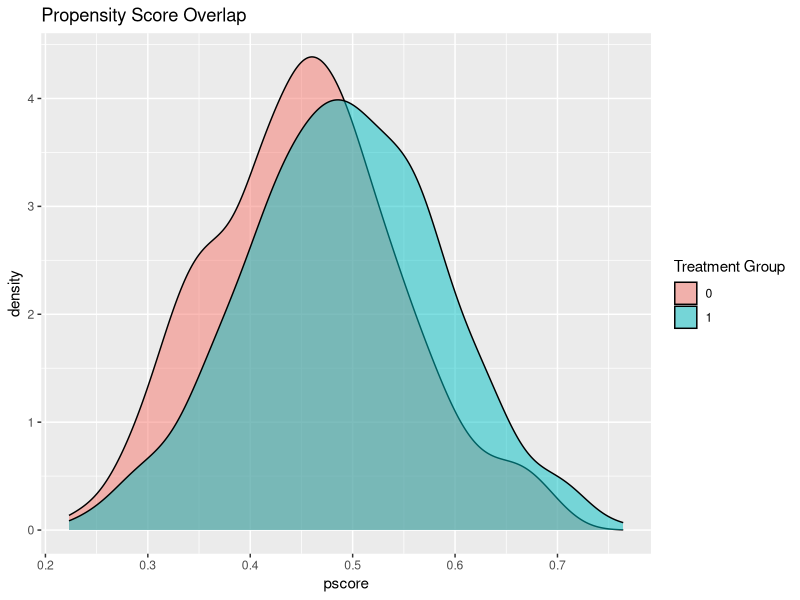

Write the R code that produced this figure.
## ---- chunk 1
# Load necessary libraries
library(tidyverse)

# Set seed for reproducibility
set.seed(123)

# Simulate data
n <- 1000
data_rct <- tibble(
  treatment = rbinom(n, 1, 0.5),
  outcome = 5 + 2 * treatment + rnorm(n)
)

# Estimate ATE using difference in means
ate_estimate <- data_rct %>%
  group_by(treatment) %>%
  summarise(mean_outcome = mean(outcome)) %>%
  summarise(ATE = diff(mean_outcome))

print(ate_estimate)
## ---- chunk 2
# Linear regression with treatment as predictor
lm_rct <- lm(outcome ~ treatment, data = data_rct)
summary(lm_rct)
## ---- chunk 3
# Simulate observational data
set.seed(123)
n <- 1000
x <- rnorm(n)
d <- rbinom(n, 1, plogis(0.5 * x))
y <- 5 + 2 * d + 1.5 * x + rnorm(n)

data_obs <- tibble(
  treatment = d,
  covariate = x,
  outcome = y
)

# Naive model (without adjustment)
lm_naive <- lm(outcome ~ treatment, data = data_obs)
summary(lm_naive)

# Adjusted model
lm_adjusted <- lm(outcome ~ treatment + covariate, data = data_obs)
summary(lm_adjusted)
## ---- chunk 4
# Estimate propensity scores
ps_model <- glm(treatment ~ covariate, data = data_obs, family = binomial())
data_obs <- data_obs %>% mutate(pscore = predict(ps_model, type = "response"))

# Plot propensity scores
ggplot(data_obs, aes(x = pscore, fill = factor(treatment))) +
  geom_density(alpha = 0.5) +
  labs(fill = "Treatment Group", title = "Propensity Score Overlap")
